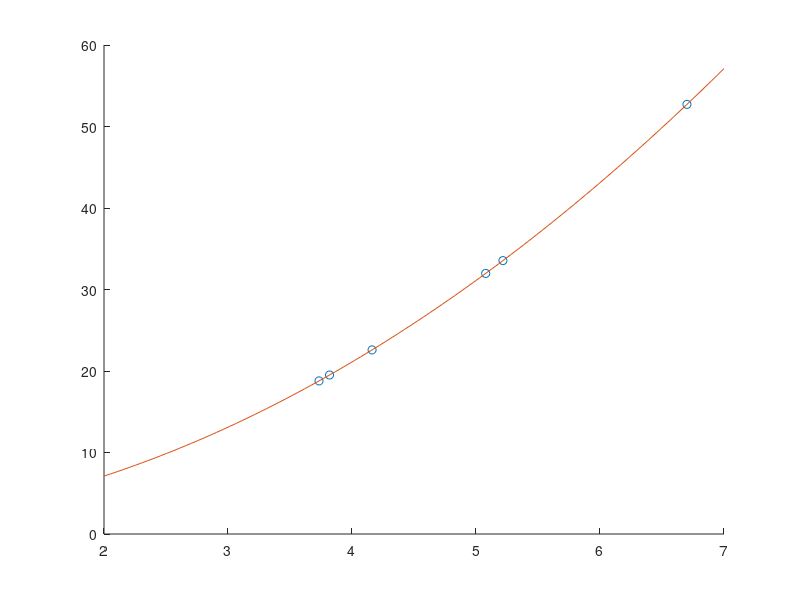

The MATLAB source for this figure:
function rtn = least_square_cubic_fit()

a = 1;
b = 1;
c = 1;
px = 2+5*rand(1, 6)';
py = a*px.^2+b*px +c;
pz = py + rand/5;

A = [px.^3 px.^2 px px./px];
p = A\pz;
x = linspace(2, 7);
z = polyval(p, x);
hold on;
plot(px, pz, 'o');
plot(x, z);
p
end